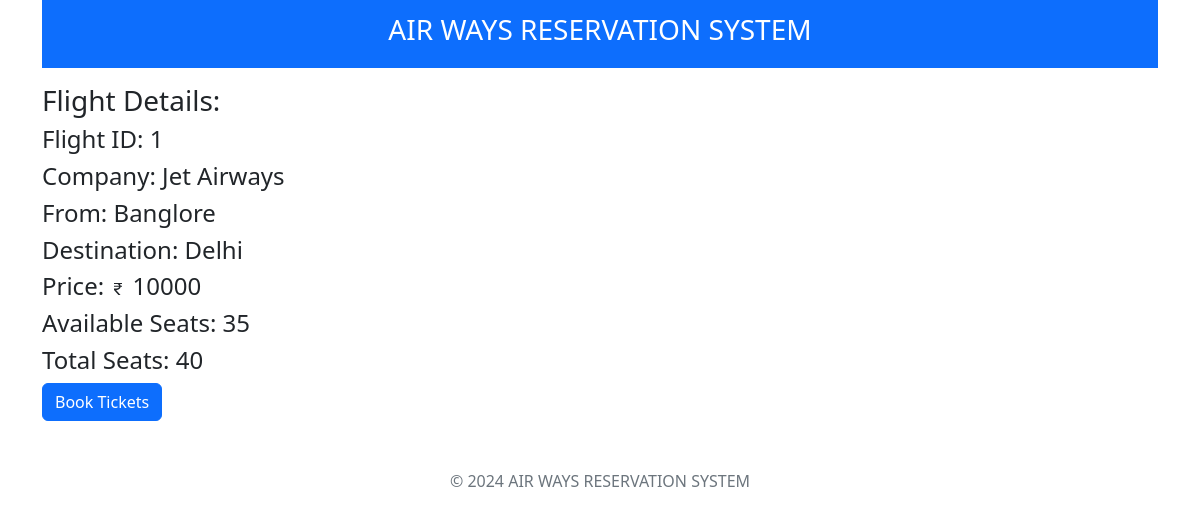
The app's page /flightdetails?flight_id=1 with its own data.
### admin/models.py (models this page shows)
class flights(db.Model):
    __tablename__ = 'flights'
    flight_id = db.Column(db.Integer, primary_key=True, nullable=False, unique=True)
    company = db.Column(db.String(80), nullable=False)
    start_loc = db.Column(db.String(80), nullable=False)
    destination = db.Column(db.String(80), nullable=False)
    available_seats = db.Column(db.Integer,  nullable=False)
    price = db.Column(db.Integer,  nullable=False)
    total_seats = db.Column(db.Integer, nullable=False)
    admin_id = db.Column(db.String(80), db.ForeignKey('admin_login.admin_id'), nullable=False)

### user/views.py (the view)
@user_app.route('/flightdetails', methods=['GET', 'POST'])
def flightdetails():
    if request.method == 'POST':
        session['flight_id'] = request.form.get('flight_id')
    else:
        flight_id = request.args.get('flight_id')
        if flight_id:
            session['flight_id'] = flight_id
    flight_id = session.get('flight_id')
    if not flight_id:
        return "flight ID not found", 400
    details = flights.query.filter_by(flight_id=flight_id).first()
    if not details:
        return "flight not found", 404
    return render_template('user/flight_details.html', plane=details)

### templates/user/flight_details.html (shortened to what this page needs)
{% extends "base.html" %}
{% block nav %}
{% include "nav.html" %}
{% endblock %}
{% block content %}
<h3>Flight Details:</h3>
<div>
    {% if plane %}
    <h4>Flight ID: {{ plane.flight_id }}</h4>
    <h4>Company: {{ plane.company }}</h4>
    <h4>From: {{ plane.start_loc }}</h4>
    <h4>Destination: {{ plane.destination }}</h4>
    <h4>Price:
        {{ plane.price }}
    </h4>
    <h4>Available Seats: {{ plane.available_seats }}</h4>
    <h4>Total Seats: {{plane.total_seats}}</h4>
    {% endif %}
</div>
<form method="POST" action="{{ url_for('user_app.booking', flight_id=plane.flight_id) }}" class="d-flex">
    <button type="submit" class="btn btn-primary">Book Tickets</button>
</form>
{% endblock %}

### templates/base.html (style rules this page uses)
html, body { height: 100%; margin: 0; }
body { display: flex; flex-direction: column; }

### records on screen
flights: flight_id "1", company "Jet Airways", start_loc "Banglore", destination "Delhi", price "10000", available_seats "35", total_seats "40"

### other values on screen
{{ config['SITE_NAME'] }} "AIR WAYS RESERVATION SYSTEM"
